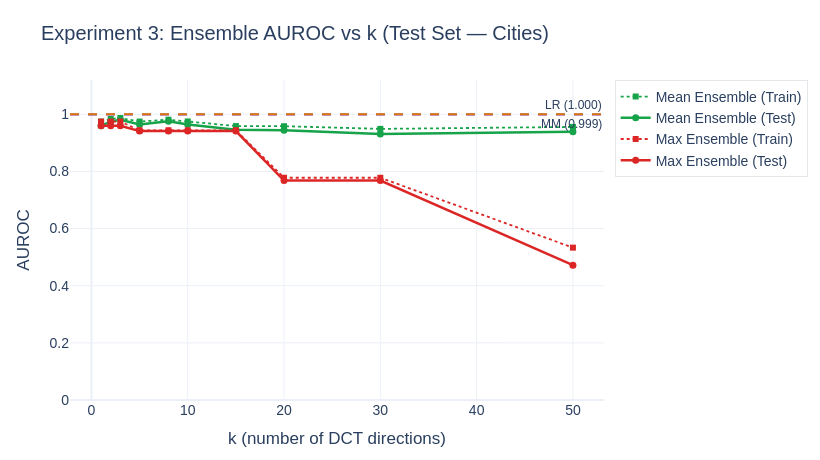
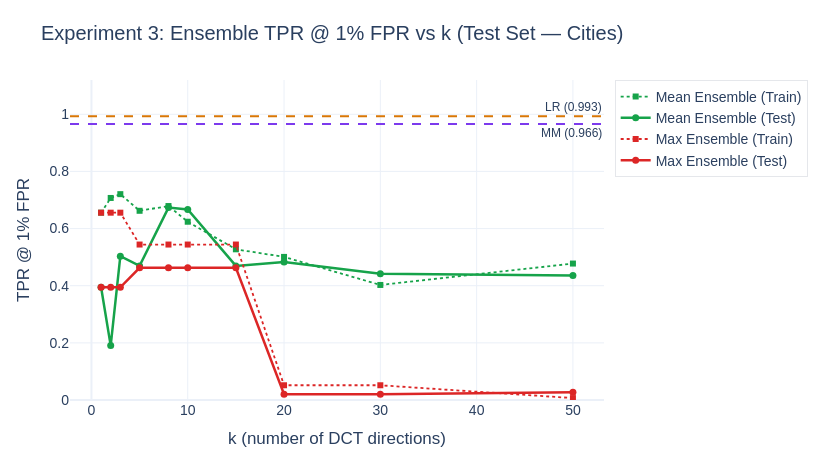

These figures' notebook cell, in order:
### Code cell
mm_test_cities = eval_probe(mm_probe, test_acts["cities"], test_labels["cities"])
lr_test_cities = eval_probe(lr_probe, test_acts["cities"], test_labels["cities"])

for metric_key, metric_title in [("auroc", "AUROC"), ("tpr1", "TPR @ 1% FPR")]:
    baseline_metric = "auroc" if metric_key == "auroc" else "tpr@1fpr"
    mm_val = mm_test_cities[baseline_metric]
    lr_val = lr_test_cities[baseline_metric]

    fig = go.Figure()

    for agg, color, label in [
        ("mean", PLOT_COLORS["ensemble_mean"], "Mean Ensemble"),
        ("max", PLOT_COLORS["ensemble_max"], "Max Ensemble"),
    ]:
        fig.add_trace(go.Scatter(
            x=sweep["k"], y=sweep[f"{agg}_train_{metric_key}"],
            mode="lines+markers", name=f"{label} (Train)",
            line=dict(color=color, width=1.8, dash="dot"),
            marker=dict(size=6, symbol="square"),
        ))
        fig.add_trace(go.Scatter(
            x=sweep["k"], y=sweep[f"{agg}_test_{metric_key}"],
            mode="lines+markers", name=f"{label} (Test)",
            line=dict(color=color, width=2.5),
            marker=dict(size=7),
        ))

    fig.add_hline(
        y=mm_val, line_dash="dash", line_color=PLOT_COLORS["mm"],
        annotation_text=f"MM ({mm_val:.3f})",
        annotation_position="bottom right", annotation_font_size=12,
    )
    fig.add_hline(
        y=lr_val, line_dash="dash", line_color=PLOT_COLORS["lr"],
        annotation_text=f"LR ({lr_val:.3f})",
        annotation_position="top right", annotation_font_size=12,
    )

    fig.update_layout(
        **PLOT_BASE,
        title=f"Experiment 3: Ensemble {metric_title} vs k (Test Set — Cities)",
        xaxis_title="k (number of DCT directions)",
        yaxis_title=metric_title,
        yaxis_range=[0, 1.12],
        height=460, width=820,
    )
    fig.show()
    save_fig(fig, f"exp3_ensemble_sweep_{metric_key}")

best_k_mean = K_VALUES[int(np.argmax(sweep["mean_test_auroc"]))]
best_k_max = K_VALUES[int(np.argmax(sweep["max_test_auroc"]))]
print(f"\nBest k (Mean Ensemble) by test AUROC: k={best_k_mean}  ({max(sweep['mean_test_auroc']):.3f})")
print(f"Best k (Max Ensemble)  by test AUROC: k={best_k_max}  ({max(sweep['max_test_auroc']):.3f})")
print(f"MM baseline test AUROC: {mm_val:.3f}")
print(f"LR baseline test AUROC: {lr_val:.3f}")

### Figure 1 — Plotly figure (JSON) as saved in the notebook; plotly's stock layout.template omitted (floating-point values rounded to 4 significant figures)
{"data": [{"line": {"color": "#16A34A", "dash": "dot", "width": 1.8}, "marker": {"size": 6, "symbol": "square"}, "mode": "lines+markers", "name": "Mean Ensemble (Train)", "type": "scatter", "x": [1, 2, 3, 5, 8, 10, 15, 20, 30, 50], "y": [0.9745, 0.9835, 0.9869, 0.9746, 0.9812, 0.9749, 0.9588, 0.9582, 0.9489, 0.9557]}, {"line": {"color": "#16A34A", "width": 2.5}, "marker": {"size": 7}, "mode": "lines+markers", "name": "Mean Ensemble (Test)", "type": "scatter", "x": [1, 2, 3, 5, 8, 10, 15, 20, 30, 50], "y": [0.9599, 0.9744, 0.9807, 0.9645, 0.9759, 0.9642, 0.9457, 0.9445, 0.9311, 0.9385]}, {"line": {"color": "#DC2626", "dash": "dot", "width": 1.8}, "marker": {"size": 6, "symbol": "square"}, "mode": "lines+markers", "name": "Max Ensemble (Train)", "type": "scatter", "x": [1, 2, 3, 5, 8, 10, 15, 20, 30, 50], "y": [0.9745, 0.9745, 0.9745, 0.944, 0.944, 0.944, 0.944, 0.7778, 0.7778, 0.5333]}, {"line": {"color": "#DC2626", "width": 2.5}, "marker": {"size": 7}, "mode": "lines+markers", "name": "Max Ensemble (Test)", "type": "scatter", "x": [1, 2, 3, 5, 8, 10, 15, 20, 30, 50], "y": [0.9599, 0.9599, 0.9599, 0.9411, 0.9411, 0.9411, 0.9411, 0.768, 0.768, 0.4719]}], "layout": {"annotations": [{"font": {"size": 12}, "showarrow": false, "text": "MM (0.999)", "x": 1, "xanchor": "right", "xref": "x domain", "y": 0.9989, "yanchor": "top", "yref": "y"}, {"font": {"size": 12}, "showarrow": false, "text": "LR (1.000)", "x": 1, "xanchor": "right", "xref": "x domain", "y": 0.9999, "yanchor": "bottom", "yref": "y"}], "font": {"family": "Arial, sans-serif", "size": 14}, "height": 460, "legend": {"bgcolor": "rgba(255,255,255,0.8)", "bordercolor": "#E5E7EB", "borderwidth": 1}, "margin": {"b": 60, "l": 70, "r": 40, "t": 80}, "shapes": [{"line": {"color": "#7C3AED", "dash": "dash"}, "type": "line", "x0": 0, "x1": 1, "xref": "x domain", "y0": 0.9989, "y1": 0.9989, "yref": "y"}, {"line": {"color": "#D97706", "dash": "dash"}, "type": "line", "x0": 0, "x1": 1, "xref": "x domain", "y0": 0.9999, "y1": 0.9999, "yref": "y"}], "title": {"text": "Experiment 3: Ensemble AUROC vs k (Test Set — Cities)"}, "width": 820, "xaxis": {"title": {"text": "k (number of DCT directions)"}}, "yaxis": {"range": [0, 1.12], "title": {"text": "AUROC"}}}}

### Figure 2 — Plotly figure (JSON) as saved in the notebook; plotly's stock layout.template omitted (floating-point values rounded to 4 significant figures)
{"data": [{"line": {"color": "#16A34A", "dash": "dot", "width": 1.8}, "marker": {"size": 6, "symbol": "square"}, "mode": "lines+markers", "name": "Mean Ensemble (Train)", "type": "scatter", "x": [1, 2, 3, 5, 8, 10, 15, 20, 30, 50], "y": [0.6556, 0.7072, 0.7205, 0.6622, 0.6789, 0.624, 0.5275, 0.5008, 0.4027, 0.4775]}, {"line": {"color": "#16A34A", "width": 2.5}, "marker": {"size": 7}, "mode": "lines+markers", "name": "Mean Ensemble (Test)", "type": "scatter", "x": [1, 2, 3, 5, 8, 10, 15, 20, 30, 50], "y": [0.3946, 0.1905, 0.5034, 0.4694, 0.6735, 0.6667, 0.4694, 0.483, 0.4422, 0.4354]}, {"line": {"color": "#DC2626", "dash": "dot", "width": 1.8}, "marker": {"size": 6, "symbol": "square"}, "mode": "lines+markers", "name": "Max Ensemble (Train)", "type": "scatter", "x": [1, 2, 3, 5, 8, 10, 15, 20, 30, 50], "y": [0.6556, 0.6556, 0.6556, 0.5441, 0.5441, 0.5441, 0.5441, 0.05158, 0.05158, 0.006656]}, {"line": {"color": "#DC2626", "width": 2.5}, "marker": {"size": 7}, "mode": "lines+markers", "name": "Max Ensemble (Test)", "type": "scatter", "x": [1, 2, 3, 5, 8, 10, 15, 20, 30, 50], "y": [0.3946, 0.3946, 0.3946, 0.4626, 0.4626, 0.4626, 0.4626, 0.02041, 0.02041, 0.02721]}], "layout": {"annotations": [{"font": {"size": 12}, "showarrow": false, "text": "MM (0.966)", "x": 1, "xanchor": "right", "xref": "x domain", "y": 0.966, "yanchor": "top", "yref": "y"}, {"font": {"size": 12}, "showarrow": false, "text": "LR (0.993)", "x": 1, "xanchor": "right", "xref": "x domain", "y": 0.9932, "yanchor": "bottom", "yref": "y"}], "font": {"family": "Arial, sans-serif", "size": 14}, "height": 460, "legend": {"bgcolor": "rgba(255,255,255,0.8)", "bordercolor": "#E5E7EB", "borderwidth": 1}, "margin": {"b": 60, "l": 70, "r": 40, "t": 80}, "shapes": [{"line": {"color": "#7C3AED", "dash": "dash"}, "type": "line", "x0": 0, "x1": 1, "xref": "x domain", "y0": 0.966, "y1": 0.966, "yref": "y"}, {"line": {"color": "#D97706", "dash": "dash"}, "type": "line", "x0": 0, "x1": 1, "xref": "x domain", "y0": 0.9932, "y1": 0.9932, "yref": "y"}], "title": {"text": "Experiment 3: Ensemble TPR @ 1% FPR vs k (Test Set — Cities)"}, "width": 820, "xaxis": {"title": {"text": "k (number of DCT directions)"}}, "yaxis": {"range": [0, 1.12], "title": {"text": "TPR @ 1% FPR"}}}}
